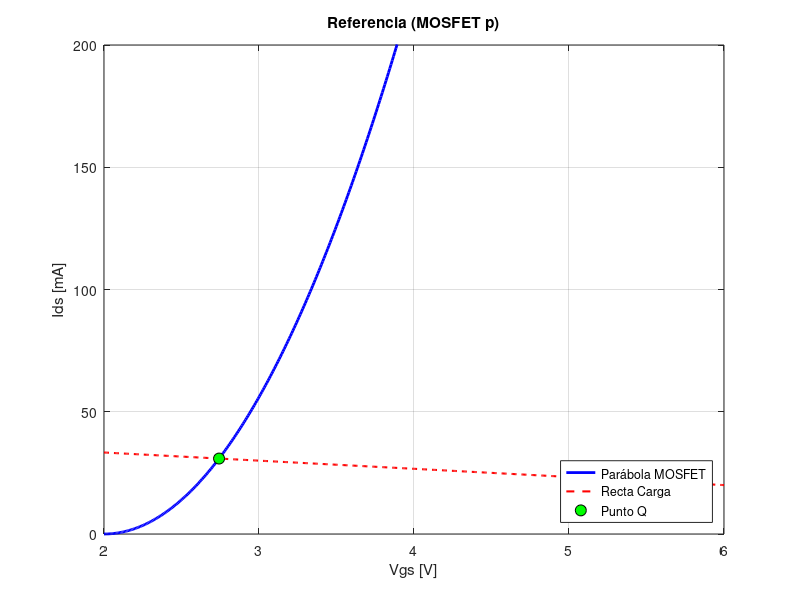
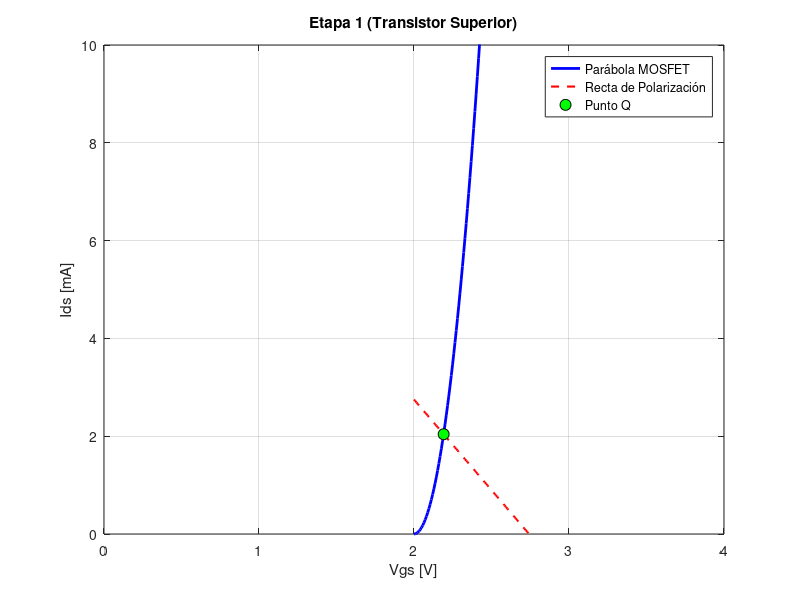
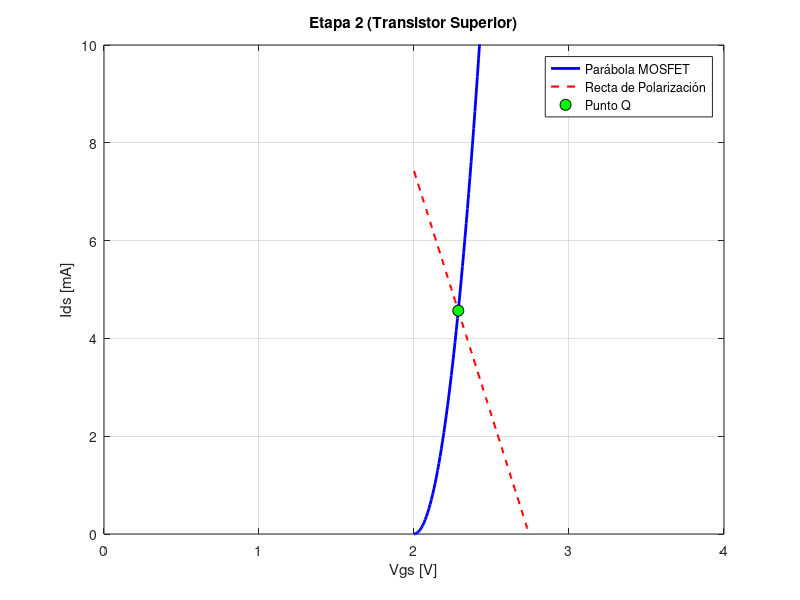
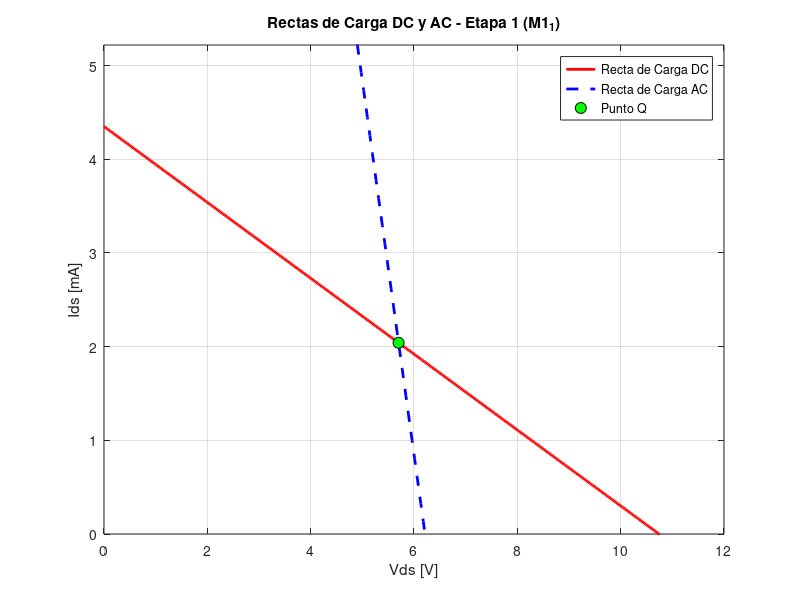

The MATLAB source for these figures, in order:
clear all; close all; clc;

% Opción para silenciar los mensajes de fsolve
opts = optimset('Display', 'off');

% --- Parámetros fijos ---
K    = 0.056;     % Constante del MOSFET [A/V^2]
Vt   = 2;         % Tensión de umbral [V]
Vdd  = 12;        % Tensión de alimentación [V]

Rg1a = 2e6;       % 2 MΩ
Rg2a = 1e6;       % 1 MΩ
Rd1  = 2200;      % 2.2 kΩ

Rg1b = 2e6;       % 2 MΩ
Rg2b = 1e6;       % 1 MΩ
Rd2  = 1500;      % 1.5 kΩ
Rl   = 10e3;      % Resistencia de carga (10 kΩ)

Rref = 300;
Rs1  = 270;
Rs2  = 100;

Vg1  = (Vdd * Rg2a) / (Rg1a + Rg2a); % 4 V
Rg1  = (Rg1a * Rg2a) / (Rg1a + Rg2a);
Vg2  = (Vdd * Rg2b) / (Rg1b + Rg2b); % 4 V

Vi   = 1;         % Tensión de prueba (1 V)

% =========================================================================
% POLARIZACIÓN Y PARÁMETROS DC
% =========================================================================

% 1. Circuito de Referencia (Espejo)
sistemap = @(x) [
    x(1) - K*(x(2) - Vt)^2;
    Vdd - x(1)*Rref - x(2)
];
[xp, ~, info_p] = fsolve(sistemap, [0.001, 2.5], opts);

Vp   = xp(2);
gmp  = 2 * K * (Vp - Vt);
rdsp = (Vp) / xp(1); % Tensión Vds del MOSFET p
mup  = gmp * rdsp;

% 2. Etapa 1
sistema1 = @(x) [
    x(1) - K * (x(2) - Vt)^2;
    x(1) - K * (x(3) - Vt)^2;
    x(2) - (Vg1 - (x(5) + x(1)*Rs1));
    x(3) - (Vp - x(1)*Rs1);
    Vdd - x(1)*(Rd1 + Rs1) - x(4) - x(5)
];
[x1, ~, info_1] = fsolve(sistema1, [0.001, 2.5, 2.5, 3, 3], opts);

gm1   = 2 * K * (x1(2) - Vt);
gmo1  = 2 * K * (x1(3) - Vt);
rds1  = x1(4) / x1(1);
rdso1 = x1(5) / x1(1);
mu1   = gm1 * rds1;
muo1  = gmo1 * rdso1;

% 3. Etapa 2
sistema2 = @(x) [
    x(1) - K * (x(2) - Vt)^2;
    x(1) - K * (x(3) - Vt)^2;
    x(2) - (Vg2 - (x(5) + x(1)*Rs2));
    x(3) - (Vp - x(1)*Rs2);
    Vdd - x(1)*(Rd2 + Rs2) - x(4) - x(5)
];
[x2, ~, info_2] = fsolve(sistema2, [0.001, 2.5, 2.5, 3, 3], opts);

gm2   = 2 * K * (x2(2) - Vt);
gmo2  = 2 * K * (x2(3) - Vt);
rds2  = x2(4) / x2(1);
rdso2 = x2(5) / x2(1);
mu2   = gm2 * rds2;
muo2  = gmo2 * rdso2;

% =========================================================================
% CÁLCULO DE GANANCIA (PEQUEÑA SEÑAL)
% =========================================================================
A = zeros(14, 14); b = zeros(14, 1);
A(1,1) = 1/Rg1; A(1,10) = 1;
A(2,2) = 1/rds1; A(2,3) = -1/rds1; A(2,11) = 1;
A(3,2) = -1/rds1; A(3,3) = (1/rds1)+(1/Rd1)+(1/rdso2); A(3,6) = -1/rdso2; A(3,13) = 1;
A(4,4) = 1/rds2; A(4,5) = -1/rds2; A(4,13) = -1;
A(5,4) = -1/rds2; A(5,5) = (1/rds2)+(1/Rd2)+(1/Rl);
A(6,3) = -1/rdso2; A(6,6) = 1/rdso2; A(6,12) = -1;
A(7,7) = 1/Rs2; A(7,12) = 1;
A(8,8) = (1/Rref)+(1/rdsp); A(8,9) = -1/rdsp;
A(9,8) = -1/rdsp; A(9,9) = 1/rdsp; A(9,14) = 1;

A(10,1) = 1; b(10) = Vi;
A(11,2) = 1; A(11,1) = -mu1;
A(12,6) = -1; A(12,7) = 1 + muo2; A(12,8) = -muo2;
A(13,3) = 1 + mu2; A(13,4) = -1;
A(14,8) = -mup; A(14,9) = 1;

X = A \ b;
Ganancia = abs(X(5) / Vi);

% =========================================================================
% CÁLCULO DE POTENCIAS EN POLARIZACIÓN (DC)
% =========================================================================
% Corrientes y tensiones extraídas
Idsp = xp(1); Vdsp = Vdd - Vp;
Ids1 = x1(1); Vds1_1 = x1(4); Vds1_2 = x1(5);
Ids2 = x2(1); Vds2_1 = x2(4); Vds2_2 = x2(5);

% Potencias en Resistencias [mW]
P_Rref = (Idsp^2 * Rref) * 1000;
P_Rs1  = (Ids1^2 * Rs1) * 1000;
P_Rd1  = (Ids1^2 * Rd1) * 1000;
P_Rs2  = (Ids2^2 * Rs2) * 1000;
P_Rd2  = (Ids2^2 * Rd2) * 1000;

P_Rg1a = ((Vdd - Vg1)^2 / Rg1a) * 1000;
P_Rg2a = (Vg1^2 / Rg2a) * 1000;
P_Rg1b = ((Vdd - Vg2)^2 / Rg1b) * 1000;
P_Rg2b = (Vg2^2 / Rg2b) * 1000;

% Potencias en Transistores [mW] (P = Vds * Ids)
P_Mp   = (Vdsp * Idsp) * 1000;
P_M1_1 = (Vds1_1 * Ids1) * 1000;
P_M1_2 = (Vds1_2 * Ids1) * 1000;
P_M2_1 = (Vds2_1 * Ids2) * 1000;
P_M2_2 = (Vds2_2 * Ids2) * 1000;

P_total_res = P_Rref + P_Rs1 + P_Rd1 + P_Rs2 + P_Rd2 + P_Rg1a + P_Rg2a + P_Rg1b + P_Rg2b;
P_total_mos = P_Mp + P_M1_1 + P_M1_2 + P_M2_1 + P_M2_2;

fprintf('\n================== RESULTADOS DE GANANCIA ==================\n');
fprintf('Ganancia |Av|: %.4f (%.2f dB)\n', Ganancia, 20*log10(Ganancia));

% =========================================================================
% IMPRESIÓN DE PARÁMETROS PEQUEÑA SEÑAL (rds, gm, mu)
% =========================================================================
fprintf('\n================ PARÁMETROS PEQUEÑA SEÑAL (rds, gm, mu) ================\n');
fprintf('%-25s | %-12s | %-12s | %-10s\n', 'Transistor', 'rds [Ω]', 'gm [mS]', 'mu');
fprintf('------------------------------------------------------------------------\n');
fprintf('%-25s | %-12.2f | %-12.4f | %-10.2f\n', 'Referencia (M_p)',          rdsp, gmp*1000, mup);
fprintf('%-25s | %-12.2f | %-12.4f | %-10.2f\n', 'Etapa 1 - Superior (M1_1)', rds1, gm1*1000, mu1);
fprintf('%-25s | %-12.2f | %-12.4f | %-10.2f\n', 'Etapa 1 - Inferior (M1_2)', rdso1, gmo1*1000, muo1);
fprintf('%-25s | %-12.2f | %-12.4f | %-10.2f\n', 'Etapa 2 - Superior (M2_1)', rds2, gm2*1000, mu2);
fprintf('%-25s | %-12.2f | %-12.4f | %-10.2f\n', 'Etapa 2 - Inferior (M2_2)', rdso2, gmo2*1000, muo2);
fprintf('========================================================================\n');

fprintf('\n================ DISIPACIÓN DE POTENCIA [mW] ================\n');
fprintf('1. RESISTENCIAS:\n');
fprintf('   P_Rref = %.4f mW\n', P_Rref);
fprintf('   P_Rs1  = %.4f mW | P_Rd1 = %.4f mW\n', P_Rs1, P_Rd1);
fprintf('   P_Rs2  = %.4f mW | P_Rd2 = %.4f mW\n', P_Rs2, P_Rd2);
fprintf('   Divisor A: P_Rg1a = %.4f mW | P_Rg2a = %.4f mW\n', P_Rg1a, P_Rg2a);
fprintf('   Divisor B: P_Rg1b = %.4f mW | P_Rg2b = %.4f mW\n', P_Rg1b, P_Rg2b);
fprintf('   Total en Resistencias: %.4f mW\n', P_total_res);

fprintf('\n2. TRANSISTORES (P = Vds * Ids):\n');
fprintf('   Referencia (M_p) : %.4f mW  (Vds = %.2f V, Ids = %.2f mA)\n', P_Mp, Vdsp, Idsp*1000);
fprintf('   Etapa 1 - M1_1   : %.4f mW  (Vds = %.2f V, Ids = %.2f mA)\n', P_M1_1, Vds1_1, Ids1*1000);
fprintf('   Etapa 1 - M1_2   : %.4f mW  (Vds = %.2f V, Ids = %.2f mA)\n', P_M1_2, Vds1_2, Ids1*1000);
fprintf('   Etapa 2 - M2_1   : %.4f mW  (Vds = %.2f V, Ids = %.2f mA)\n', P_M2_1, Vds2_1, Ids2*1000);
fprintf('   Etapa 2 - M2_2   : %.4f mW  (Vds = %.2f V, Ids = %.2f mA)\n', P_M2_2, Vds2_2, Ids2*1000);
fprintf('   Total en Transistores: %.4f mW\n', P_total_mos);

fprintf('\nPOTENCIA TOTAL CONSUMIDA DE VDD: %.4f mW\n', P_total_res + P_total_mos);
fprintf('============================================================\n');

% =========================================================================
% GRAFICACIÓN DE INTERSECCIÓN (CARACTERÍSTICA vs RECTA DE POLARIZACIÓN)
% =========================================================================
vgs_axis = linspace(Vt, Vdd/2, 500);
ids_parabola = K * (vgs_axis - Vt).^2;

% --- Grafico 1: Referencia ---
figure(1,'Name', 'Puntos de Operacion Q Referencia', 'NumberTitle', 'off');
ids_recta_ref = (Vdd - vgs_axis) / Rref;
plot(vgs_axis, ids_parabola*1000, 'b-', 'LineWidth', 2); hold on;
plot(vgs_axis, ids_recta_ref*1000, 'r--', 'LineWidth', 1.5);
plot(xp(2), xp(1)*1000, 'ko', 'MarkerFaceColor', 'g', 'MarkerSize', 8);
ylim([0 200]);
grid on;
title('Referencia (MOSFET p)');
xlabel('Vgs [V]'); ylabel('Ids [mA]');
legend('Parábola MOSFET', 'Recta Carga', 'Punto Q', 'Location', 'southeast');

% --- Grafico 2: Etapa 1 ---
figure(2,'Name', 'Puntos de Operacion Q Etapa 1', 'NumberTitle', 'off');
ids_recta_e1 = (Vp - vgs_axis) / Rs1;
plot(vgs_axis, ids_parabola*1000, 'b-', 'LineWidth', 2); hold on;
plot(vgs_axis, ids_recta_e1*1000, 'r--', 'LineWidth', 1.5);
plot(x1(2), x1(1)*1000, 'ko', 'MarkerFaceColor', 'g', 'MarkerSize', 8);
ylim([0 10]);
xlim([0 4]);
grid on;
title('Etapa 1 (Transistor Superior)');
xlabel('Vgs [V]'); ylabel('Ids [mA]');
legend('Parábola MOSFET', 'Recta de Polarización', 'Punto Q', 'Location', 'northeast');

% --- Grafico 3: Etapa 2 ---
figure(3,'Name', 'Puntos de Operacion Q Etapa 2', 'NumberTitle', 'off');
ids_recta_e2 = (Vp - vgs_axis) / Rs2;
plot(vgs_axis, ids_parabola*1000, 'b-', 'LineWidth', 2); hold on;
plot(vgs_axis, ids_recta_e2*1000, 'r--', 'LineWidth', 1.5);
plot(x2(2), x2(1)*1000, 'ko', 'MarkerFaceColor', 'g', 'MarkerSize', 8);
ylim([0 10]);
xlim([0 4]);
grid on;
title('Etapa 2 (Transistor Superior)');
xlabel('Vgs [V]'); ylabel('Ids [mA]');
legend('Parábola MOSFET', 'Recta de Polarización', 'Punto Q', 'Location', 'northeast');

% =========================================================================
%   RECTAS DE CARGA EN CONTINUA (DC) Y EN ALTERNA (AC)
% =========================================================================

fprintf('\n Impedancias de cada etapa \n');

Rl = 1000;

% Primer Etapa

Raux1 = rds1+(rdso1+Rs1*(muo1+1))*(mu1+1);
Zout1 = 1/(1/Rd1+1/Raux1)

Zin1 = (Rg1a * Rg2a) / (Rg1a + Rg2a)

% Segunda Etapa

Raux1 = rds2+rdso2*(mu2+1)+Rs2*(mu2+1)*(muo2+1);
Zout2 = 1/(1/Rd2+1/Raux1)

Raux2 = rdso2+Rs2/(muo2+1);
Raux3 = (rds2+1/(1/Rd2+1/Rl))*(mu2+1);
Zin2 = 1/(1/Raux2+1/Raux3)

% Resistencias de carga DC para cada etapa
Rdc1 = Rd1 + Rs1;
Rdc2 = Rd2 + Rs2;

% Resistencias de carga AC efectivas vistas en el drenador de cada etapa
% Etapa 1 ve hacia arriba la resistencia Rd1 en paralelo con la impedancia de la etapa siguiente
Rac1 = (Rd1 * Zin2) / (Rd1 + Zin2);
% Etapa 2 (salida) ve Rd2 en paralelo con Rl
Rac2 = (Rd2 * Rl) / (Rd2 + Rl);

vds_vec = linspace(0, Vdd, 500);

% --- Recta de Carga DC y AC para Transistor Inferior Etapa 1 (M1_1) ---
figure(4, 'Name', 'Rectas de Carga - Etapa 1 (M1_1)', 'NumberTitle', 'off');
% Ecuación DC: Ids = Ids1 + (Vds1_1 - vds_vec) / Rdc1
ids_dc_e1 = Ids1 + (Vds1_1 - vds_vec) / Rdc1;
% Ecuación AC: Ids = Ids1 + (Vds1_1 - vds_vec) / Rac1
ids_ac_e1 = Ids1 + (Vds1_1 - vds_vec) / Rac1;

plot(vds_vec, ids_dc_e1 * 1000, 'r-', 'LineWidth', 2); hold on;
plot(vds_vec, ids_ac_e1 * 1000, 'b--', 'LineWidth', 2);
plot(Vds1_1, Ids1 * 1000, 'ko', 'MarkerFaceColor', 'g', 'MarkerSize', 8);
grid on;
title('Rectas de Carga DC y AC - Etapa 1 (M1_1)');
xlabel('Vds [V]'); ylabel('Ids [mA]');
legend('Recta de Carga DC', 'Recta de Carga AC', 'Punto Q', 'Location', 'northeast');
ylim([0 max(ids_dc_e1)*1.2*1000]); xlim([0 Vdd]);

% --- Recta de Carga DC y AC para Transistor Inferior Etapa 2 (M2_1) ---
figure(5, 'Name', 'Rectas de Carga - Etapa 2 (M2_1)', 'NumberTitle', 'off');
% Ecuación DC: Ids = Ids2 + (Vds2_1 - vds_vec) / Rdc2
ids_dc_e2 = Ids2 + (Vds2_1 - vds_vec) / Rdc2;
% Ecuación AC: Ids = Ids2 + (Vds2_1 - vds_vec) / Rac2
ids_ac_e2 = Ids2 + (Vds2_1 - vds_vec) / Rac2;

plot(vds_vec, ids_dc_e2 * 1000, 'r-', 'LineWidth', 2); hold on;
plot(vds_vec, ids_ac_e2 * 1000, 'b--', 'LineWidth', 2);
plot(Vds2_1, Ids2 * 1000, 'ko', 'MarkerFaceColor', 'g', 'MarkerSize', 8);
grid on;
title('Rectas de Carga DC y AC - Etapa 2 (M2_1)');
xlabel('Vds [V]'); ylabel('Ids [mA]');
legend('Recta de Carga DC', 'Recta de Carga AC', 'Punto Q', 'Location', 'northeast');
ylim([0 max(ids_dc_e2)*1.2*1000]); xlim([0 Vdd]);

% =========================================================================
% TABLA DE TENSIONES DE TERMINALES (Vg, Vd, Vs) E Ids
% =========================================================================

% --- 1. Transistor de Referencia (p-MOSFET: Mp) ---
Vs_p  = 0;
Vg_p  = Vp;
Vd_p  = Vp;
Ids_p = xp(1);

% --- 2. Etapa 1 ---
% Transistor Superior (utiliza x(2) para Vgs y x(4) para Vds)
% Su Source está conectado al Drenador del transistor inferior
Vs_1_sup = x1(5) + x1(1)*Rs1; % El Source del superior es el Vds del inferior
Vg_1_sup = Vg1;
Vd_1_sup = Vdd - x1(1) * Rd1;
Ids_1_sup = x1(1);

% Transistor Inferior (utiliza x(3) para Vgs y x(5) para Vds)
% Su Source está conectado a Rs1
Vs_1_inf = x1(1) * Rs1;
Vg_1_inf = Vp;
Vd_1_inf = Vs_1_sup;
Ids_1_inf = x1(1);

% --- 3. Etapa 2 ---
% Transistor Superior (utiliza x(2) para Vgs y x(4) para Vds)
Vs_2_sup = x2(5) + x2(1)*Rs2; % El Source del superior es el Vds del inferior
Vg_2_sup = Vg2;
Vd_2_sup = Vdd - x2(1) * Rd2;
Ids_2_sup = x2(1);

% Transistor Inferior (utiliza x(3) para Vgs y x(5) para Vds)
% Su Source está conectado a Rs2
Vs_2_inf = x2(1) * Rs2;
Vg_2_inf = Vp;
Vd_2_inf = Vs_2_sup;
Ids_2_inf = x2(1);

% --- IMPRESIÓN DE LA TABLA ---
fprintf('\n================== TABLA DE TERMINALES DC (Vg, Vd, Vs, Ids) ==================\n');
fprintf('%-28s | %-10s | %-10s | %-10s | %-12s\n', 'Transistor', 'Vg [V]', 'Vd [V]', 'Vs [V]', 'Ids [mA]');
fprintf('------------------------------------------------------------------------------\n');
fprintf('%-28s | %-10.4f | %-10.4f | %-10.4f | %-12.4f\n', 'Referencia (Mp)',          Vg_p,      Vd_p,      Vs_p,      Ids_p * 1000);
fprintf('%-28s | %-10.4f | %-10.4f | %-10.4f | %-12.4f\n', 'Etapa 1 - Superior',      Vg_1_sup,  Vd_1_sup,  Vs_1_sup,  Ids_1_sup * 1000);
fprintf('%-28s | %-10.4f | %-10.4f | %-10.4f | %-12.4f\n', 'Etapa 1 - Inferior (Rs1)',  Vg_1_inf,  Vd_1_inf,  Vs_1_inf,  Ids_1_inf * 1000);
fprintf('%-28s | %-10.4f | %-10.4f | %-10.4f | %-12.4f\n', 'Etapa 2 - Superior',      Vg_2_sup,  Vd_2_sup,  Vs_2_sup,  Ids_2_sup * 1000);
fprintf('%-28s | %-10.4f | %-10.4f | %-10.4f | %-12.4f\n', 'Etapa 2 - Inferior (Rs2)',  Vg_2_inf,  Vd_2_inf,  Vs_2_inf,  Ids_2_inf * 1000);
fprintf('==============================================================================\n');
